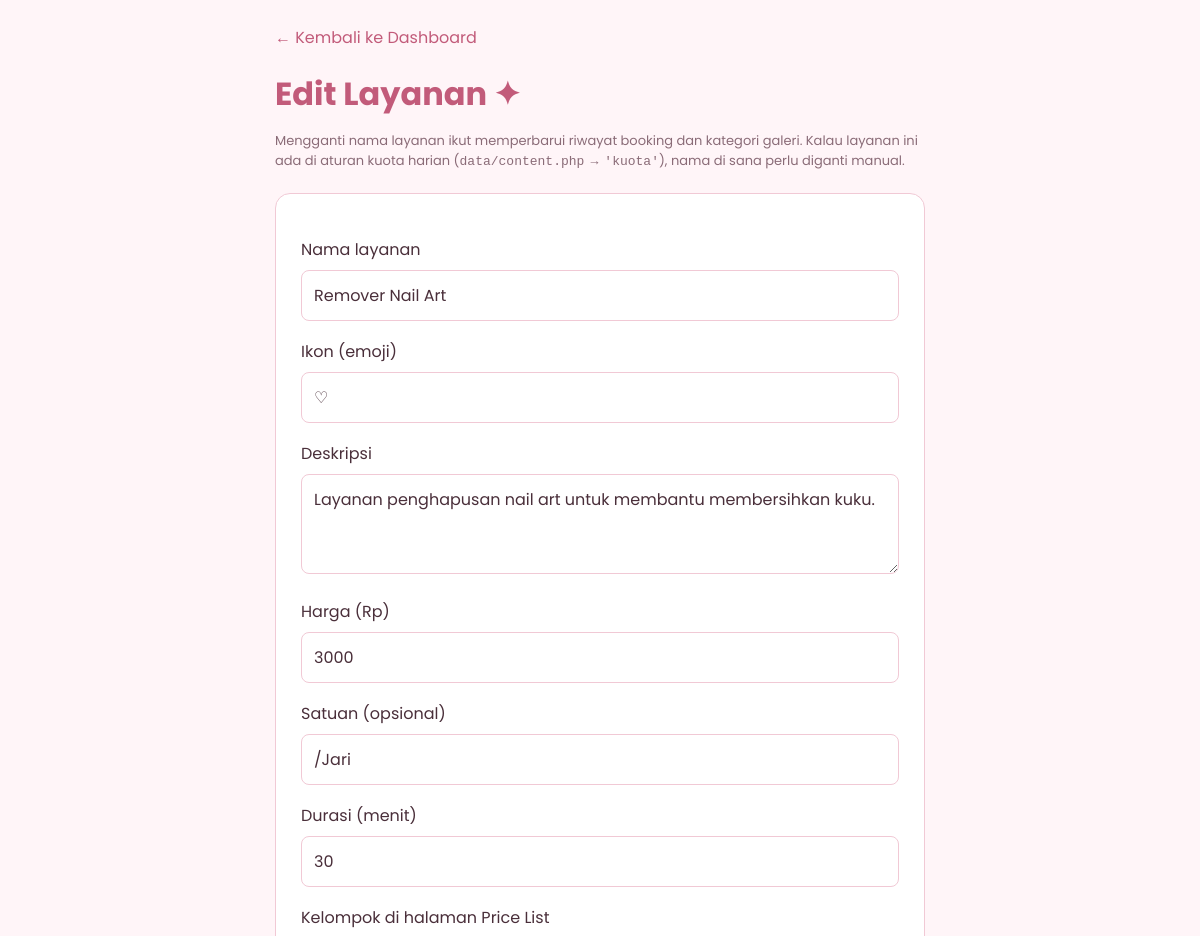
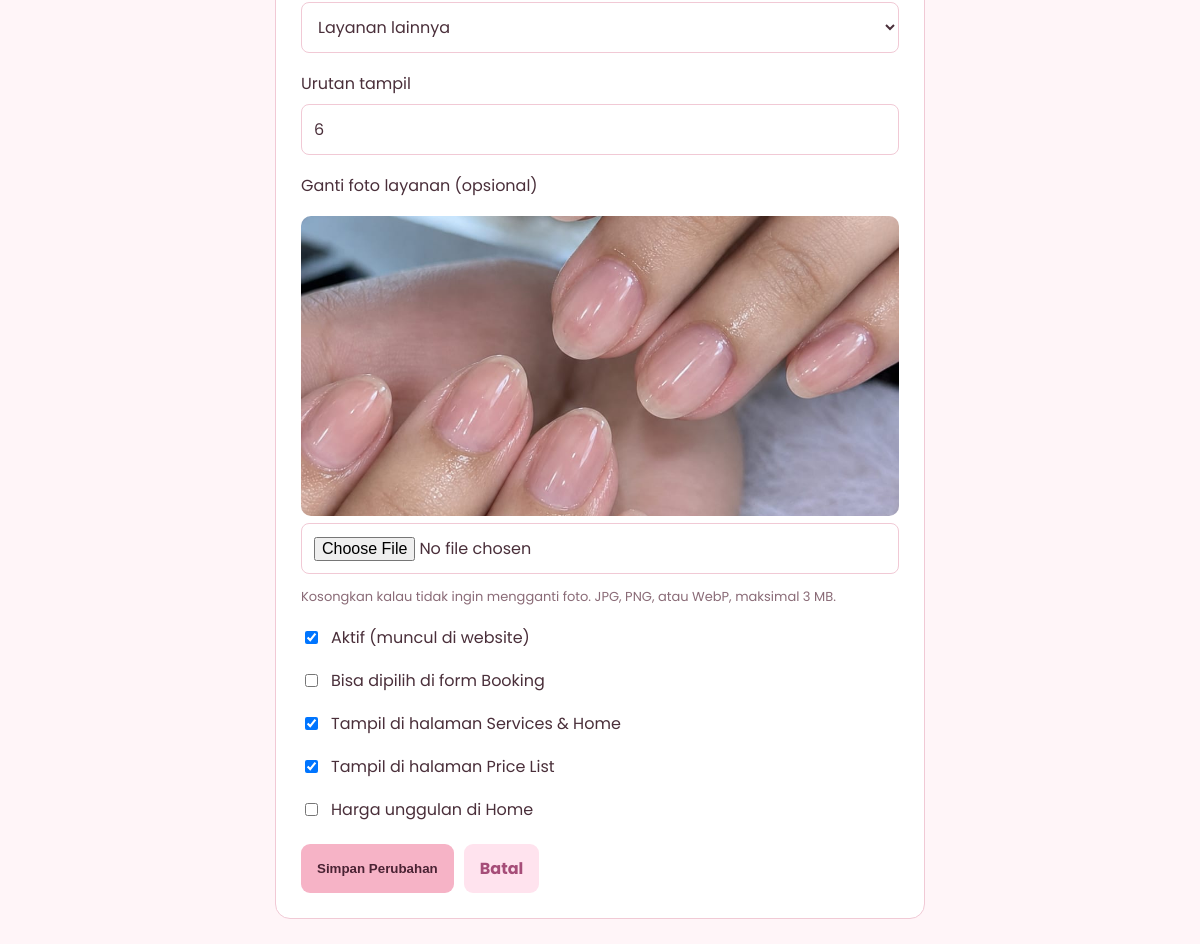
Screenshot of /admin/edit_layanan.php?id=6 (signed in) with the database file from the repository (2 pictures, top to bottom).
### tables this page shows
CREATE TABLE IF NOT EXISTS `layanan` (
  `id_layanan` int NOT NULL AUTO_INCREMENT,
  `nama_layanan` varchar(100) NOT NULL,
  `deskripsi` text NOT NULL,
  `harga` decimal(12,2) NOT NULL,
  `satuan` varchar(20) NOT NULL DEFAULT '',
  `gambar` varchar(255) NOT NULL DEFAULT '',
  `gambar_harga` varchar(255) NOT NULL DEFAULT '',
  `ikon` varchar(20) NOT NULL DEFAULT '✦',
  `kategori` varchar(30) NOT NULL,
  `kelompok` enum('utama','lainnya') NOT NULL DEFAULT 'utama',
  `urutan` int NOT NULL DEFAULT '0',
  `tampil_layanan` tinyint(1) NOT NULL DEFAULT '1',
  `tampil_harga` tinyint(1) NOT NULL DEFAULT '1',
  `bisa_booking` tinyint(1) NOT NULL DEFAULT '1',
  `unggulan` tinyint(1) NOT NULL DEFAULT '0',
  `aktif` tinyint(1) NOT NULL DEFAULT '1',
  `durasi_menit` int NOT NULL DEFAULT '60',
  PRIMARY KEY (`id_layanan`)
);

### admin/includes/lib.php (called while the page is built, shortened)
<?php
require_once __DIR__ . '/header.php';
require_once __DIR__ . '/footer.php';
function h($value): string {
    return htmlspecialchars((string) $value, ENT_QUOTES, 'UTF-8');
}
function render_admin(string $key): void {
    require __DIR__ . '/../pages/' . $key . '.php';
}

### admin/edit_layanan.php (called while the page is built)
<?php
require __DIR__ . '/includes/lib.php';
render_admin('edit_layanan');

### admin/pages/edit_layanan.php (the view, shortened to what this page needs)
<?php
$id = filter_input(INPUT_GET, 'id', FILTER_VALIDATE_INT);
$stmt = $pdo->prepare('SELECT * FROM layanan WHERE id_layanan = :id');
$stmt->execute(['id' => $id]);
$r = $stmt->fetch();
$old   = $_SESSION['layanan_old'] ?? [];
$val = fn(string $k) => h($old[$k] ?? $r[$k]);
$cek = fn(string $k) => (empty($old) ? (int) $r[$k] === 1 : isset($old[$k])) ? ' checked' : '';
?>
<div class="container">
    <a class="back" href="dashboard.php#l<?= (int) $r['id_layanan'] ?>">← Kembali ke Dashboard</a>
    <h1>Edit Layanan ✦</h1>
    <p class="hint">
        Mengganti nama layanan ikut memperbarui riwayat booking dan kategori galeri.
        Kalau layanan ini ada di aturan kuota harian (<code>data/content.php</code> → <code>'kuota'</code>),
        nama di sana perlu diganti manual.
    </p>
    <form action="ubah_layanan.php" method="post" enctype="multipart/form-data">
        <label for="nama_layanan">Nama layanan</label>
        <input type="text" id="nama_layanan" name="nama_layanan" maxlength="100" value="<?= $val('nama_layanan') ?>" required>
        <label for="ikon">Ikon (emoji)</label>
        <input type="text" id="ikon" name="ikon" maxlength="20" value="<?= $val('ikon') ?>" placeholder="✦">
        <label for="deskripsi">Deskripsi</label>
        <textarea id="deskripsi" name="deskripsi" maxlength="1000" required><?= $val('deskripsi') ?></textarea>
        <label for="harga">Harga (Rp)</label>
        <input type="number" id="harga" name="harga" min="0" max="99999999" step="1" value="<?= h((int) ($old['harga'] ?? $r['harga'])) ?>" required>
        <label for="satuan">Satuan (opsional)</label>
        <input type="text" id="satuan" name="satuan" maxlength="20" value="<?= $val('satuan') ?>" placeholder="/Jari">
        <label for="durasi_menit">Durasi (menit)</label>
        <input type="number" id="durasi_menit" name="durasi_menit" min="5" max="600" step="5" value="<?= $val('durasi_menit') ?>" required>
        <label for="kelompok">Kelompok di halaman Price List</label>
        <select id="kelompok" name="kelompok" required>
            <?php $kel = $old['kelompok'] ?? $r['kelompok']; ?>
            <option value="lainnya"<?= $kel === 'lainnya' ? ' selected' : '' ?>>Layanan lainnya</option>
        </select>
        <label for="urutan">Urutan tampil</label>
        <input type="number" id="urutan" name="urutan" min="0" max="999" value="<?= $val('urutan') ?>" required>
        <label for="gambar">Ganti foto layanan (opsional)</label>
        <?php if ($r['gambar'] !== '' && is_file(__DIR__ . '/../../' . $r['gambar'])): ?>
            <img class="preview" src="../<?= h($r['gambar']) ?>" alt="Foto layanan saat ini">
        <?php endif; ?>
        <input type="file" id="gambar" name="gambar" accept="image/jpeg,image/png,image/webp">
        <p class="hint">Kosongkan kalau tidak ingin mengganti foto. JPG, PNG, atau WebP, maksimal 3 MB.</p>
        <label class="check-row"><input type="checkbox" name="aktif" value="1"<?= $cek('aktif') ?>> Aktif (muncul di website)</label>
        <label class="check-row"><input type="checkbox" name="bisa_booking" value="1"<?= $cek('bisa_booking') ?>> Bisa dipilih di form Booking</label>
        <label class="check-row"><input type="checkbox" name="tampil_layanan" value="1"<?= $cek('tampil_layanan') ?>> Tampil di halaman Services &amp; Home</label>
        <label class="check-row"><input type="checkbox" name="tampil_harga" value="1"<?= $cek('tampil_harga') ?>> Tampil di halaman Price List</label>
        <label class="check-row"><input type="checkbox" name="unggulan" value="1"<?= $cek('unggulan') ?>> Harga unggulan di Home</label>
        <div class="actions">
            <button type="submit" class="button">Simpan Perubahan</button>
            <a class="button soft" href="dashboard.php#l<?= (int) $r['id_layanan'] ?>">Batal</a>
        </div>
    </form>
</div>

### assets/css/admin.css (style rules this page uses)
* { box-sizing:border-box }
:root { --bg:#fff5f8; --card:#ffffff; --ink:#4a2f3a; --mut:#8a6b77; --head:#c25b7a; --line:#f1c9d5; --soft:#ffe6ee; --chip:#ffe3ee;--chip-ink:#a64d78; --btn:#f6b3c6;--btn-h:#f19db6;--btn-ink:#4a2233; --danger:#c9455f; --ok-bg:#e8f5e9;--ok-ink:#216e39;--ok-line:#b7dfbd; --err-bg:#ffe3e8;--err-ink:#a52a47; --sans:Poppins,Arial,sans-serif; }
body { margin:0;font-family:var(--sans);color:var(--ink);background:var(--bg) }
h1 { margin:0 0 8px;color:var(--head) }
p { color:var(--mut) }
a { color:var(--head);text-decoration:none }
.button { display:inline-block;padding:12px 16px;border:0;border-radius:9px;background:var(--btn);color:var(--btn-ink);font-weight:bold;text-decoration:none;cursor:pointer }
.button.soft { background:var(--chip);color:var(--chip-ink) }
.back { display:inline-block;margin-bottom:20px;color:var(--head) }
.pg-form { padding:25px }
.pg-form .container { max-width:650px;margin:auto }
.pg-form .box,.pg-form form,.pg-form .notice { margin-top:22px;padding:25px;border:1px solid var(--line);border-radius:15px;background:var(--card) }
.pg-form p { line-height:1.6 }
.pg-form label { display:block;margin:18px 0 8px }
.pg-form label.check-row { display:flex;align-items:center;gap:10px }
.pg-form input:not([type=checkbox]):not([type=hidden]),.pg-form select,.pg-form textarea { width:100%;padding:12px;border:1px solid var(--line);border-radius:8px;background:#fff;color:var(--ink);font:inherit }
.pg-form textarea { min-height:100px;resize:vertical }
.pg-form small,.pg-form .hint { color:var(--mut);font-size:13px;line-height:1.5 }
.pg-form .preview { width:100%;max-height:300px;object-fit:cover;border-radius:10px;margin-top:10px }
.pg-form .actions { display:flex;gap:10px;flex-wrap:wrap;margin-top:22px }
html { scroll-behavior:smooth }
.button,.pg-dashboard button,.pg-login .submit-btn,.pg-dashboard .logout,.chip, .pg-dashboard .nav a,.pg-dashboard .card,.pg-galeri .card,.pg-dashboard .panel, .pg-dashboard tbody tr,.back,.pg-form form,.pg-form .box { transition:transform .18s ease,box-shadow .18s ease,background-color .18s ease,border-color .18s ease,color .18s ease }

### rows the page displays
layanan: nama_layanan "Remover Nail Art", ikon "♡", deskripsi "Layanan penghapusan nail art untuk membantu membersihkan kuku.", harga "3000", satuan "/Jari", durasi_menit "30", kelompok "Layanan lainnya", urutan "6", gambar (picture)
